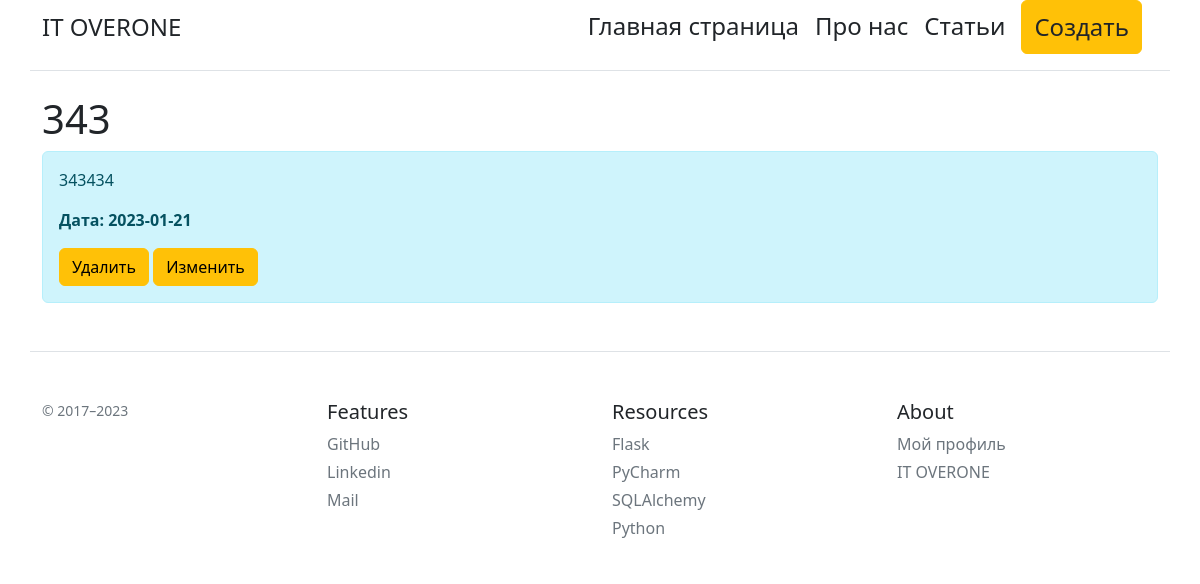
Page /posts/23 on the committed database.
### app.py (models this page shows, shortened)
class Article(db.Model):
    id=db.Column(db.Integer, primary_key=True) #номер статьи
    title=db.Column(db.String(100), nullable=False) #название статьи
    intro=db.Column(db.String(100), nullable=False) #
    text=db.Column(db.Text, nullable=False) #текст статьи
    date=db.Column(db.DateTime, default=datetime.utcnow) #дата и время публикации
    file=db.Column(db.Text, nullable=False)

### app.py (the view)
@app.route('/posts/<int:id>')
def posts_detail(id):
    article=Article.query.get(id)
    return render_template('posts_detail.html',article=article)

### templates/posts_detail.html (shortened to what this page needs)
{% extends 'base.html' %}
{% block body %}
<div class="container" >
    <h1>{{ article.title }}</h1>
    <div class="alert alert-info">
        <p>{{ article.text }}</p>
        <p><b>Дата: {{ article.date.date() }}</b></p>
        <a href="/posts/{{article.id}}/delete" class="btn btn-warning">Удалить</a>
         <a href="/posts/{{article.id}}/update" class="btn btn-warning">Изменить</a>
    </div>
</div>
{% endblock %}

### rows in the picture
Article: title "343", text "343434", date "2023-01-21"
